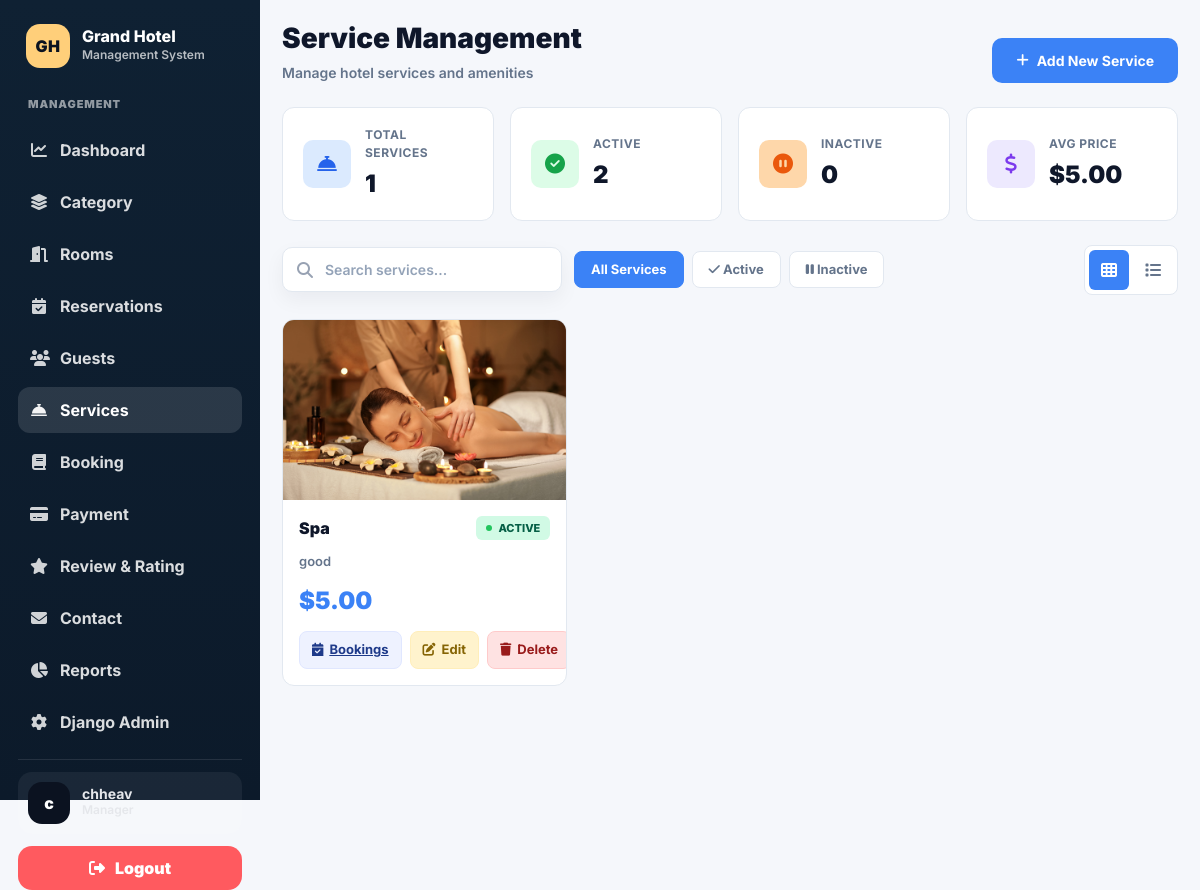
The page /dashboard/services/ (signed in) on the database its author committed.
### hotel/models.py (models this page shows, shortened)
class Service(models.Model):
    id = models.AutoField(primary_key=True)
    name = models.CharField(max_length=100)
    description = models.TextField()
    price = models.DecimalField(max_digits=10, decimal_places=2, validators=[MinValueValidator(0)])
    icon = models.CharField(max_length=100, blank=True, null=True, help_text="Font Awesome icon class")
    image = models.ImageField(upload_to='services/', blank=True, null=True)
    is_active = models.BooleanField(default=True)
    created_at = models.DateTimeField(default=timezone.now)
    provider = models.ForeignKey('Staff', on_delete=models.SET_NULL, null=True, blank=True, related_name='services_provided')
    class Meta:
        verbose_name_plural = "Services"
        ordering = ['-created_at']

### hotel/views.py (the view)
# urls.py: path('dashboard/services/', views.manage_services, name='manage_services'),
@admin_login_required
def manage_services(request):
    services = Service.objects.all().order_by('-id')
    return render(request, 'hotel/admin/manage_services.html', {'services': services})

### hotel/views.py (called while the page is built, shortened)
def admin_login_required(view_func):
    @wraps (view_func)
    def wrapper(request, *args, **kwargs):
        if not request.user.is_authenticated:
            return redirect('login')
        if request.user.is_superuser:
            return view_func(request, *args, **kwargs)
    return wrapper

### hotel/template/hotel/admin/manage_services.html (shortened to what this page needs)
{% extends 'hotel/admin/admin_base.html' %}
{% load static %}
{% block admin_content %}
<div class="page-head">
  <div>
    <h2>Service Management</h2>
    <p class="page-sub">Manage hotel services and amenities</p>
  </div>
  <button class="btn-action" data-bs-toggle="modal" data-bs-target="#addServiceModal">
    <i class="fas fa-plus"></i>
    Add New Service
  </button>
</div>
<div class="stats-grid">
  <div class="stat-card">
    <div class="stat-icon blue"><i class="fas fa-concierge-bell"></i></div>
    <div class="stat-details">
      <div class="stat-label">Total Services</div>
      <div class="stat-value"><span id="totalServices">{{ services|length }}</span></div>
    </div>
  </div>
  <div class="stat-card">
    <div class="stat-icon green"><i class="fas fa-check-circle"></i></div>
    <div class="stat-details">
      <div class="stat-label">Active</div>
      <div class="stat-value"><span id="activeCount">0</span></div>
    </div>
  </div>
  <div class="stat-card">
    <div class="stat-icon orange"><i class="fas fa-pause-circle"></i></div>
    <div class="stat-details">
      <div class="stat-label">Inactive</div>
      <div class="stat-value"><span id="inactiveCount">0</span></div>
    </div>
  </div>
  <div class="stat-card">
    <div class="stat-icon purple"><i class="fas fa-dollar-sign"></i></div>
    <div class="stat-details">
      <div class="stat-label">Avg Price</div>
      <div class="stat-value">$<span id="avgPrice">0</span></div>
    </div>
  </div>
</div>
<div class="toolbar">
  <div class="toolbar-left">
    <div class="search">
      <i class="fas fa-search"></i>
      <input id="searchInput" type="text" placeholder="Search services..." onkeyup="filterServices()">
    </div>
    <div class="filter-group">
      <button class="filter-btn active" onclick="filterByStatus(event,'all')">All Services</button>
      <button class="filter-btn" onclick="filterByStatus(event,'active')"><i class="fas fa-check"></i> Active</button>
      <button class="filter-btn" onclick="filterByStatus(event,'inactive')"><i class="fas fa-pause"></i> Inactive</button>
    </div>
  </div>
  <div class="view-toggle">
    <button class="view-btn active" onclick="switchView(event,'grid')" title="Grid View"><i class="fas fa-th"></i></button>
    <button class="view-btn" onclick="switchView(event,'list')" title="List View"><i class="fas fa-list"></i></button>
  </div>
</div>
{% if services %}
  <div class="services-grid" id="gridView">
    {% for s in services %}
      <div class="service-card" data-status="{% if s.is_active %}active{% else %}inactive{% endif %}">
        {% if s.image %}
          <img src="{{ s.image.url }}" class="service-image" alt="{{ s.name }}">
        {% else %}
          <div class="service-image placeholder"><i class="fas fa-concierge-bell"></i></div>
        {% endif %}
        <div class="service-content">
          <div class="service-header">
            <div class="service-name">{{ s.name }}</div>
            <div class="service-status {% if s.is_active %}active{% else %}inactive{% endif %}">
              <span class="dot"></span>
              {% if s.is_active %}Active{% else %}Inactive{% endif %}
            </div>
          </div>
          <div class="service-description">{{ s.description|truncatechars:90 }}</div>
          <div class="service-price">${{ s.price }}</div>
          <div class="service-actions">
            <a class="action-btn"
               href="{% url 'manage_service_bookings' %}?service_id={{ s.id }}"
               title="Manage Bookings"
               style="background:#eef2ff;color:#1e3a8a;border:1px solid #e0e7ff;">
              <i class="fas fa-calendar-check"></i> Bookings
            </a>
            <button class="action-btn edit" data-bs-toggle="modal" data-bs-target="#editServiceModal{{ s.id }}">
              <i class="fas fa-edit"></i> Edit
            </button>
            <form method="post" action="{% url 'delete_service' s.id %}" class="swal-delete-service" style="flex:1;margin:0;">
              <button type="submit" class="action-btn delete" style="width:100%;">
                <i class="fas fa-trash"></i> Delete
              </button>
            </form>
          </div>
        </div>
      </div>
    {% endfor %}
  </div>
{% else %}
  <div class="empty">
    <div class="empty-icon"><i class="fas fa-concierge-bell"></i></div>
    <div class="empty-text">No services available</div>
    <div class="empty-subtext">Click "Add New Service" to create your first service</div>
  </div>
{% endif %}
{% endblock %}

### hotel/template/hotel/admin/admin_base.html (shortened to what this page needs)
{% load static %}
<!DOCTYPE html>
<html lang="en">
<head>
  <link href="https://cdn.jsdelivr.net/npm/bootstrap@5.3.3/dist/css/bootstrap.min.css" rel="stylesheet">
  <link rel="stylesheet" href="https://cdnjs.cloudflare.com/ajax/libs/font-awesome/6.5.0/css/all.min.css"/>
</head>
<body>
<div class="adm-shell">
  <aside class="sidebar">
    <div class="brand">
      <div class="brand-logo">GH</div>
      <div>
        <div class="brand-name">Grand Hotel</div>
        <div class="brand-sub">Management System</div>
      </div>
    </div>
    <div class="nav-group-title">MANAGEMENT</div>
    <nav class="nav-list">
      <a href="{% url 'admin_dashboard' %}" class="nav-item {% if request.resolver_match.url_name == 'admin_dashboard' %}active{% endif %}">
        <i class="fa-solid fa-chart-line"></i> Dashboard
      </a>
     <a href="{% url 'manage_categories' %}" class="nav-item {% if request.resolver_match.url_name == 'manage_categories' %}active{% endif %}">
        <i class="fa-solid fa-layer-group"></i> Category
      </a>
      <a href="{% url 'manage_rooms' %}" class="nav-item {% if request.resolver_match.url_name == 'manage_rooms' %}active{% endif %}">
        <i class="fa-solid fa-door-open"></i> Rooms
      </a>
      <a href="{% url 'manage_reservations' %}" class="nav-item {% if request.resolver_match.url_name == 'manage_reservations' %}active{% endif %}">
        <i class="fa-solid fa-calendar-check"></i> Reservations
      </a>
      <a href="{% url 'manage_users' %}" class="nav-item {% if request.resolver_match.url_name == 'manage_users' %}active{% endif %}">
        <i class="fa-solid fa-users"></i> Guests
      </a>
      <a href="{% url 'manage_services' %}" class="nav-item {% if request.resolver_match.url_name == 'manage_services' %}active{% endif %}">
        <i class="fa-solid fa-concierge-bell"></i> Services
      </a>
      <a href="{% url 'manage_bookings' %}" class="nav-item {% if request.resolver_match.url_name == 'manage_bookings' %}active{% endif %}">
        <i class="fa-solid fa-book"></i> Booking
      </a>
      <a href="{% url 'manage_payment' %}" class="nav-item {% if request.resolver_match.url_name == 'manage_payment' %}active{% endif %}">
        <i class="fa-solid fa-credit-card"></i> Payment
      </a>
      <a href="{% url 'manage_reviews' %}" class="nav-item {% if request.resolver_match.url_name == 'manage_reviews' %}active{% endif %}">
        <i class="fa-solid fa-star"></i> Review & Rating
      </a>
      <a href="{% url 'manage_contacts' %}" class="nav-item {% if request.resolver_match.url_name == 'manage_contacts' %}active{% endif %}">
        <i class="fa-solid fa-envelope"></i> Contact
      </a>
      <a href="{% url 'admin_reports' %}" class="nav-item {% if request.resolver_match.url_name == 'admin_reports' %}active{% endif %}">
        <i class="fa-solid fa-chart-pie"></i> Reports
      </a>
      <a href="/admin/" target="_blank" class="nav-item">
        <i class="fa-solid fa-gear"></i> Django Admin
      </a>
    </nav>
    <div class="sidebar-footer">
      <div class="user-mini">
        <div class="avatar">
          {{ request.user.first_name|default:request.user.username|slice:":1" }}
        </div>
        <div>
          <div class="user-name">{{ request.user.get_full_name|default:request.user.username }}</div>
          <div class="user-role">Manager</div>
        </div>
      </div>
      <a class="logout" href="{% url 'logout' %}" id="logoutBtn">
        <i class="fa-solid fa-right-from-bracket"></i> Logout
      </a>
    </div>
  </aside>
  <main class="content">
    <div class="content-inner">
      {% block admin_content %}{% endblock %}
    </div>
  </main>
</div>
</body>
</html>

### hotel/template/hotel/admin/admin_base.html (style rules this page uses)
:root { --bg:#f5f7fb; --panel:#ffffff; --line:#e8eef7; --text:#0b1220; --muted:#667085; --nav:#0f2133; --nav-2:#0c1a2a; --accent:#22c55e; --accent-2:#6ee7b7; --shadow: 0 10px 30px rgba(11,18,32,.07); --radius: 16px; }
body { background:var(--bg); color:var(--text); font-family: 'Inter', system-ui, -apple-system, "Segoe UI", Roboto, "Helvetica Neue", Arial, sans-serif; font-weight:500; }
.adm-shell { min-height:100vh; display:flex; }
.sidebar { width:260px; background:linear-gradient(180deg,var(--nav), var(--nav-2)); color:#fff; padding:18px; display:flex; flex-direction:column; gap:14px; position:sticky; top:0; height:100vh; }
.sidebar .user-name, .sidebar .user-role, .sidebar .user-email { color: #e5e7eb; }
.brand { display:flex; gap:12px; align-items:center; padding:6px 8px; }
.brand-logo { width:44px;height:44px;border-radius:14px; display:flex;align-items:center;justify-content:center; background:#ffcf7a;color:#0b1220; font-weight:1000; letter-spacing:.5px; }
.brand-name { font-weight:800; line-height:1.1; }
.brand-sub { font-size:12px; color:rgba(255,255,255,.70); font-weight:600; }
.nav-group-title { font-size:11px; letter-spacing:.08em; color:rgba(255,255,255,.55); font-weight:900; margin-top:8px; padding:0 10px; }
.nav-list { display:flex; flex-direction:column; gap:6px; }
.nav-item { display:flex; align-items:center; gap:12px; padding:11px 12px; border-radius:12px; color:rgba(255,255,255,.85); text-decoration:none; font-weight:700; transition:.15s ease; }
.nav-item i { width:18px; text-align:center; opacity:.95; }
.nav-item.active { background:rgba(255,255,255,.12); color:#fff; }
.sidebar-footer { margin-top:auto; padding-top:12px; border-top:1px solid rgba(255,255,255,.10); display:flex; flex-direction:column; gap:12px; }
.user-mini { display:flex; gap:12px; align-items:center; padding:10px; border-radius:14px; background:rgba(255,255,255,.06); }
.avatar { width:42px;height:42px;border-radius:14px; display:flex;align-items:center;justify-content:center; background:#0b1220; font-weight:1000; }
.user-name { font-weight:700; font-size:14px; line-height:1.1; }
.user-role { font-size:12px; color:rgba(255,255,255,.65); font-weight:600; }
.logout { display:flex; align-items:center; justify-content:center; gap:10px; padding:10px 12px; border-radius:14px; background:#ff5a5f; text-decoration:none; color:#fff; font-weight:1000; }
.content { flex:1; padding:22px 22px 44px; }
.content-inner { max-width:1200px; margin:0 auto; }
.page-sub { margin:0; font-weight:600; color:var(--muted); font-size:13px; }
.search { display:flex; align-items:center; gap:10px; background:#fff; border:1px solid var(--line); border-radius:14px; padding:10px 12px; min-width:260px; box-shadow: 0 8px 20px rgba(11,18,32,.05); }
.search i { color:#98a2b3; }
.search input { border:none; outline:none; width:100%; font-weight:800; color:var(--text); }

### rows shown on the page
Service: image (picture), name "Spa", is_active "ACTIVE", description "good", price "5.00"

### other values the page prints
{{ request.user.first_name|default:request.user.username|slice:":1" }} "c"
{{ request.user.get_full_name|default:request.user.username }} "chheav"
{{ services|length }} "1"
